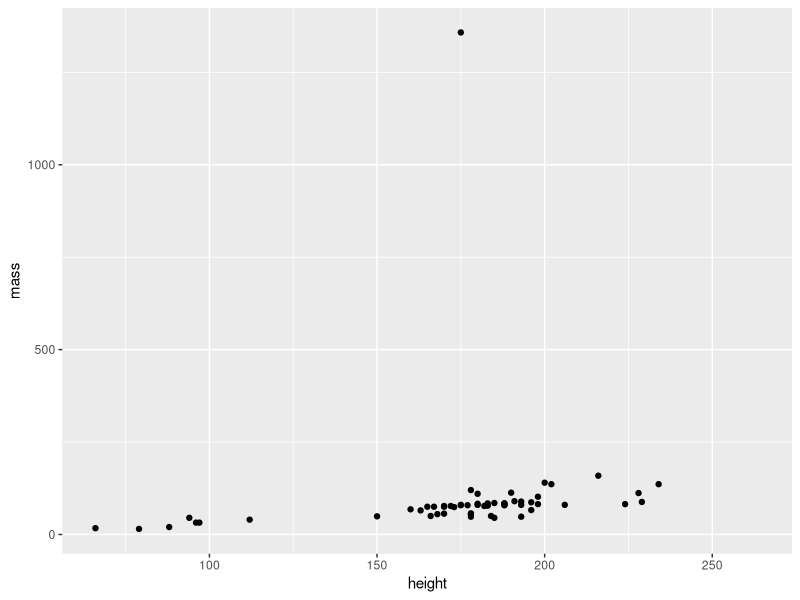
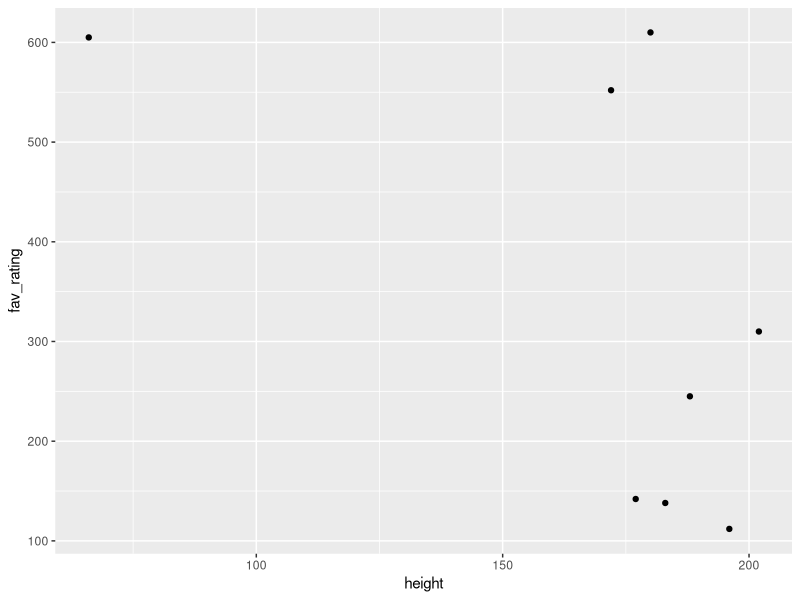
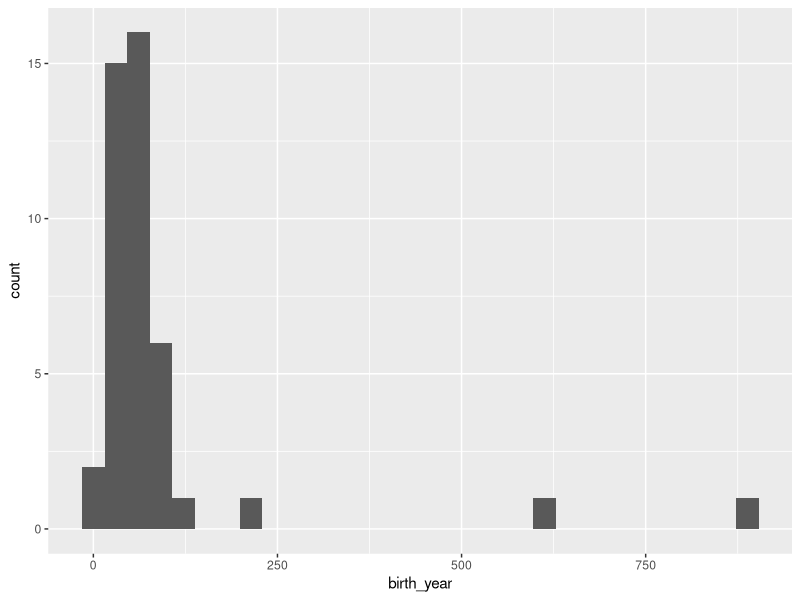
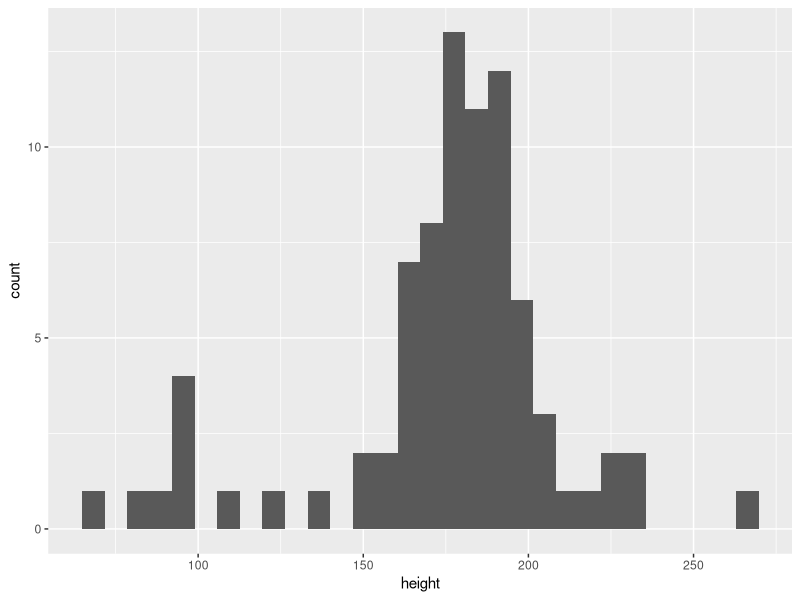
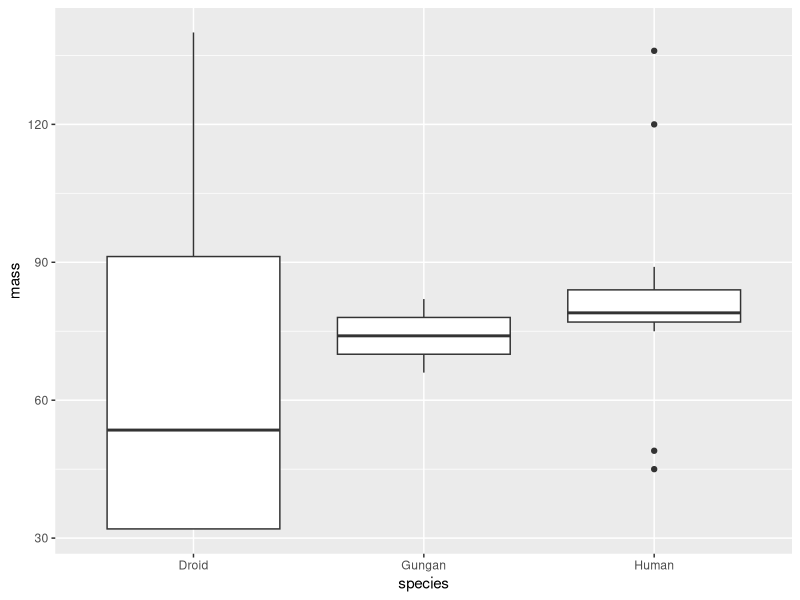
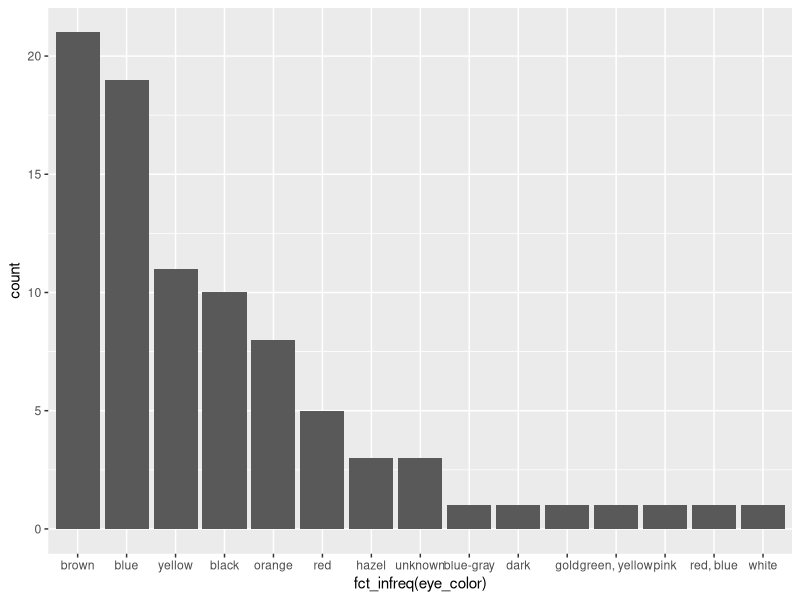
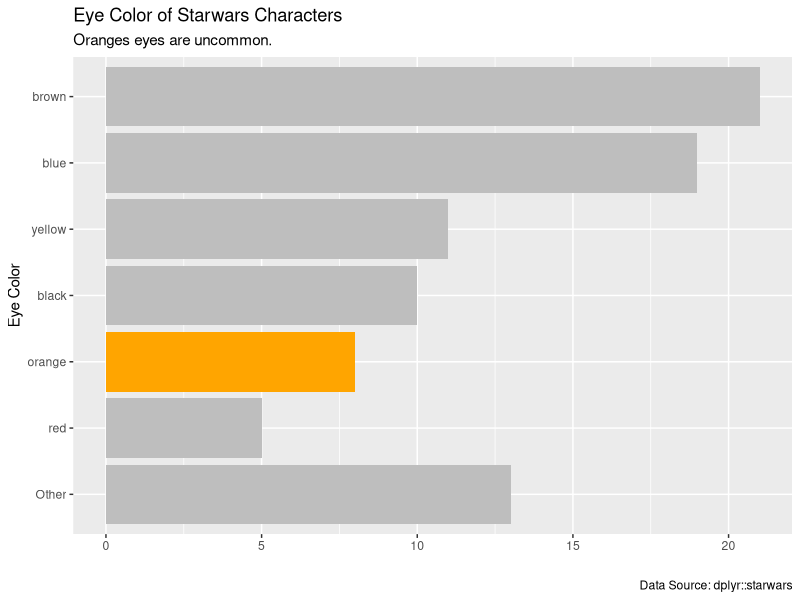
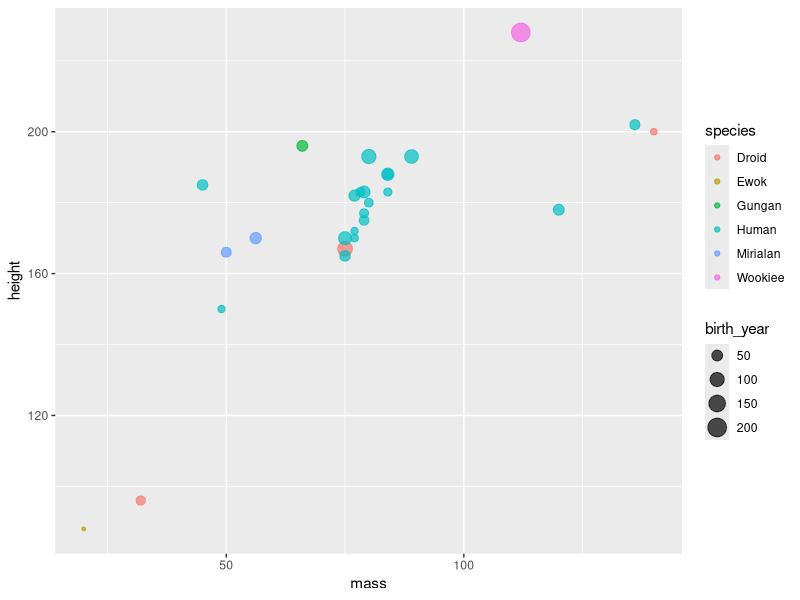

Write R code to recreate these figures, in order. (Note: this script raises an error after producing the figures.)
## ---- chunk 1
library(tidyverse)
library(skimr)
## ---- chunk 2
favorability_popularity_rating <- 
  read_csv("data/538_favorability_popularity.csv",
           skip = 11)
## ---- chunk 3
starwars
## ---- chunk 4
favorability_popularity_rating
## ---- chunk 5
skim(starwars)
## ---- chunk 6
skim(favorability_popularity_rating)
## ---- chunk 7
sw_joined <- starwars %>% 
  left_join(favorability_popularity_rating, by = "name") %>% 
  select(1, 15, everything()) 

sw_joined %>% 
  arrange(desc(fav_rating))
## ---- chunk 8
sw_joined %>% 
  drop_na(fav_rating) %>% 
  skim()
## ---- chunk 9
favorability_popularity_rating %>% anti_join(starwars, by = "name")
## ---- chunk 10
starwars %>% inner_join(favorability_popularity_rating, by = "name")
## ---- chunk 11
ggplot(data = starwars, aes(x = height, y = mass)) +
  geom_point()
## ---- chunk 12
sw_joined %>% 
  drop_na(fav_rating) %>% 
  ggplot(aes(x = height, y = fav_rating)) +
  geom_point()
## ---- chunk 13
starwars %>% 
  ggplot(aes(x = birth_year)) +
  geom_histogram()
## ---- chunk 14
starwars %>% 
  ggplot(aes(x = height)) +
  geom_histogram()
## ---- chunk 15
starwars %>% 
  drop_na(species, mass) %>% 
  filter(species == "Human" |
           species == "Droid" |
           species == "Gungan") %>% 
  ggplot(aes(x = species, y = mass)) +
  geom_boxplot()
## ---- chunk 16
ggplot(data = starwars) +
  geom_bar(aes(fct_infreq(eye_color)))
## ---- chunk 17
ggplot(starwars) +
  geom_bar(aes(fct_rev(fct_lump(fct_infreq(eye_color), n = 6))), 
           fill = "grey") + 
  coord_flip() +
  geom_bar(data = starwars %>% filter(eye_color == "orange"),
           aes(eye_color), fill = "orange") +
  labs(x = "Eye Color", y = "",
       title = "Eye Color of Starwars Characters",
       subtitle = "Oranges eyes are uncommon.",
       caption = "Data Source: dplyr::starwars")

## ---- chunk 18
starwars %>% 
  drop_na(mass, height, birth_year) %>% 
  filter(mass < 400,
         species == "Human" | 
           species == "Droid" | 
           species == "Gungan" |
           species == "Mirialan" |
           species == "Ewok" |
           species == "Wookiee") %>% 
  ggplot(aes(x = mass, y = height)) +
    geom_point(aes(color = species, size = birth_year), alpha = 0.7)
## ---- chunk 19
sessioninfo::session_info()
